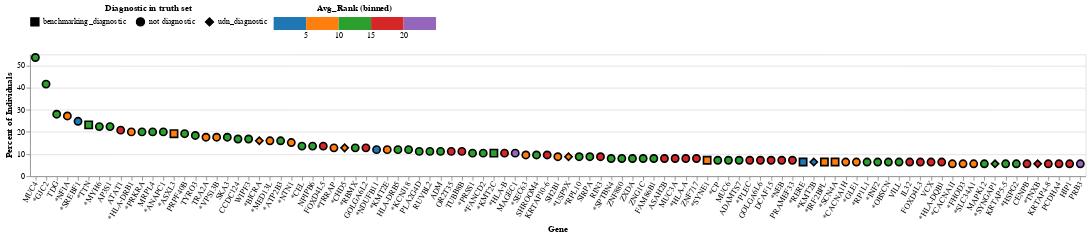

The code cell stored with this chart in its notebook:
### Code cell
frequent_genes

### Figure 1 — Vega-Lite specification as saved in the notebook (floating-point values rounded to 4 significant figures)
{"config": {"view": {"continuousWidth": 300, "continuousHeight": 300}}, "layer": [{"mark": {"type": "point", "filled": true, "opacity": 1, "stroke": "black"}, "encoding": {"color": {"bin": {"anchor": 30, "nice": true, "step": 5}, "field": "Avg_Rank", "legend": {"direction": "horizontal", "orient": "top", "titleAnchor": "middle"}, "scale": {"scheme": "category10"}, "type": "quantitative"}, "shape": {"field": "Diagnostic", "legend": {"direction": "horizontal", "orient": "top", "titleAnchor": "middle"}, "scale": {"range": ["square", "circle", "diamond"]}, "title": "Diagnostic in truth set", "type": "nominal"}, "size": {"value": 80}, "tooltip": [{"field": "Gene", "type": "nominal"}, {"field": "Count", "type": "quantitative"}, {"field": "Avg_Rank", "type": "quantitative"}, {"field": "percent", "type": "quantitative"}], "x": {"axis": {"labelAngle": -60}, "field": "Gene", "sort": ["MUC4", "*GJC2", "TDG", "*NFIA", "*SREBF1", "*TTN", "*MYH6", "AP3S1", "ATAT1", "*HLA-DRB1", "*PRKRA", "MRPL4", "*ANAPC1", "*ASXL3", "PRPF40B", "TYRO3", "TRA2A", "*VPS13B", "SKA3", "CCDC124", "WIPF3", "*BICRA", "*MED13L", "*ATP2B3", "*NTN1", "*CEL", "NPIPB6", "FOXD4L5", "*TRRAP", "*CHD5", "*RBMX", "GOLGA6L2", "*NDUFB11", "*KMT2E", "HLA-DRB5", "*KCNJ18", "PLA2G4D", "RUVBL2", "ADM", "OR2T35", "TUBB8B", "*PRSS1", "*FANCD2", "*KMT2C", "*HLA-B", "MAGEC1", "*SEC63", "SHROOM4", "KRTAP10-6", "SH2B1", "*USP9X", "*RPL10", "SIRPA", "RIN3", "*SPTBN4", "ZNF880", "ZXDA", "ZNG1C", "FAM86B1", "ASAH2B", "MUC3A", "*HLA-A", "ZNF717", "*SYNE1", "*CP", "MUC6", "ADAMTS7", "*PLEC", "GOLGA6L6", "DCAF15", "*NEB", "PRAMEF33", "*RERE", "*KMT2B", "*IRF2BPL", "*SCN4A", "*CACNA1H", "*GLE1", "*RP1L1", "*INF2", "*OBSCN", "VILL", "IL32", "FOXD4L3", "VCX", "*HLA-DQB1", "*CACNA1I", "*FHOD3", "*SLC34A1", "MAPK12", "*SYNGAP1", "KRTAP5-5", "*HSPG2", "CENPB", "*TNXB", "KRTAP4-8", "PCDHA4", "HIP1", "PRB3"], "type": "nominal"}, "y": {"field": "percent", "title": "Percent of Individuals", "type": "quantitative"}}}], "data": {"name": "data-bfcb58a1758e6a3858953cac1036f61c"}, "height": 150, "resolve": {"scale": {"color": "independent"}}, "width": 1300, "$schema": "https://vega.github.io/schema/vega-lite/v5.17.0.json", "datasets": {"data-bfcb58a1758e6a3858953cac1036f61c": [{"Gene": "MUC4", "Count": 67, "Avg_Rank": 14, "Diagnostic": "not diagnostic", "percent": 53.6}, {"Gene": "*GJC2", "Count": 52, "Avg_Rank": 10, "Diagnostic": "not diagnostic", "percent": 41.6}, {"Gene": "TDG", "Count": 35, "Avg_Rank": 12, "Diagnostic": "not diagnostic", "percent": 28.0}, {"Gene": "*NFIA", "Count": 34, "Avg_Rank": 6, "Diagnostic": "not diagnostic", "percent": 27.2}, {"Gene": "*SREBF1", "Count": 31, "Avg_Rank": 4, "Diagnostic": "not diagnostic", "percent": 24.8}, {"Gene": "*TTN", "Count": 29, "Avg_Rank": 11, "Diagnostic": "benchmarking_diagnostic", "percent": 23.2}, {"Gene": "*MYH6", "Count": 28, "Avg_Rank": 10, "Diagnostic": "not diagnostic", "percent": 22.4}, {"Gene": "AP3S1", "Count": 28, "Avg_Rank": 13, "Diagnostic": "not diagnostic", "percent": 22.4}, {"Gene": "ATAT1", "Count": 26, "Avg_Rank": 15, "Diagnostic": "not diagnostic", "percent": 20.8}, {"Gene": "*HLA-DRB1", "Count": 25, "Avg_Rank": 9, "Diagnostic": "not diagnostic", "percent": 20.0}, {"Gene": "*PRKRA", "Count": 25, "Avg_Rank": 11, "Diagnostic": "not diagnostic", "percent": 20.0}, {"Gene": "MRPL4", "Count": 25, "Avg_Rank": 12, "Diagnostic": "not diagnostic", "percent": 20.0}, {"Gene": "*ANAPC1", "Count": 25, "Avg_Rank": 12, "Diagnostic": "not diagnostic", "percent": 20.0}, {"Gene": "*ASXL3", "Count": 24, "Avg_Rank": 6, "Diagnostic": "benchmarking_diagnostic", "percent": 19.2}, {"Gene": "PRPF40B", "Count": 24, "Avg_Rank": 13, "Diagnostic": "not diagnostic", "percent": 19.2}, {"Gene": "TYRO3", "Count": 23, "Avg_Rank": 14, "Diagnostic": "not diagnostic", "percent": 18.4}, {"Gene": "TRA2A", "Count": 22, "Avg_Rank": 8, "Diagnostic": "not diagnostic", "percent": 17.6}, {"Gene": "*VPS13B", "Count": 22, "Avg_Rank": 9, "Diagnostic": "not diagnostic", "percent": 17.6}, {"Gene": "SKA3", "Count": 22, "Avg_Rank": 13, "Diagnostic": "not diagnostic", "percent": 17.6}, {"Gene": "CCDC124", "Count": 21, "Avg_Rank": 11, "Diagnostic": "not diagnostic", "percent": 16.8}, {"Gene": "WIPF3", "Count": 21, "Avg_Rank": 12, "Diagnostic": "not diagnostic", "percent": 16.8}, {"Gene": "*BICRA", "Count": 20, "Avg_Rank": 5, "Diagnostic": "udn_diagnostic", "percent": 16.0}, {"Gene": "*MED13L", "Count": 20, "Avg_Rank": 6, "Diagnostic": "not diagnostic", "percent": 16.0}, {"Gene": "*ATP2B3", "Count": 20, "Avg_Rank": 11, "Diagnostic": "not diagnostic", "percent": 16.0}, {"Gene": "*NTN1", "Count": 19, "Avg_Rank": 8, "Diagnostic": "not diagnostic", "percent": 15.2}, {"Gene": "*CEL", "Count": 17, "Avg_Rank": 11, "Diagnostic": "not diagnostic", "percent": 13.6}, {"Gene": "NPIPB6", "Count": 17, "Avg_Rank": 14, "Diagnostic": "not diagnostic", "percent": 13.6}, {"Gene": "FOXD4L5", "Count": 17, "Avg_Rank": 15, "Diagnostic": "not diagnostic", "percent": 13.6}, {"Gene": "*TRRAP", "Count": 16, "Avg_Rank": 6, "Diagnostic": "not diagnostic", "percent": 12.8}, {"Gene": "*CHD5", "Count": 16, "Avg_Rank": 7, "Diagnostic": "udn_diagnostic", "percent": 12.8}, {"Gene": "*RBMX", "Count": 16, "Avg_Rank": 11, "Diagnostic": "not diagnostic", "percent": 12.8}, {"Gene": "GOLGA6L2", "Count": 16, "Avg_Rank": 19, "Diagnostic": "not diagnostic", "percent": 12.8}, {"Gene": "*NDUFB11", "Count": 15, "Avg_Rank": 4, "Diagnostic": "not diagnostic", "percent": 12.0}, {"Gene": "*KMT2E", "Count": 15, "Avg_Rank": 6, "Diagnostic": "not diagnostic", "percent": 12.0}, {"Gene": "HLA-DRB5", "Count": 15, "Avg_Rank": 13, "Diagnostic": "not diagnostic", "percent": 12.0}, {"Gene": "*KCNJ18", "Count": 15, "Avg_Rank": 14, "Diagnostic": "not diagnostic", "percent": 12.0}, {"Gene": "PLA2G4D", "Count": 14, "Avg_Rank": 12, "Diagnostic": "not diagnostic", "percent": 11.2}, {"Gene": "RUVBL2", "Count": 14, "Avg_Rank": 13, "Diagnostic": "not diagnostic", "percent": 11.2}, {"Gene": "ADM", "Count": 14, "Avg_Rank": 14, "Diagnostic": "not diagnostic", "percent": 11.2}, {"Gene": "OR2T35", "Count": 14, "Avg_Rank": 15, "Diagnostic": "not diagnostic", "percent": 11.2}, {"Gene": "TUBB8B", "Count": 14, "Avg_Rank": 16, "Diagnostic": "not diagnostic", "percent": 11.2}, {"Gene": "*PRSS1", "Count": 13, "Avg_Rank": 10, "Diagnostic": "not diagnostic", "percent": 10.4}, {"Gene": "*FANCD2", "Count": 13, "Avg_Rank": 11, "Diagnostic": "not diagnostic", "percent": 10.4}, {"Gene": "*KMT2C", "Count": 13, "Avg_Rank": 11, "Diagnostic": "benchmarking_diagnostic", "percent": 10.4}, {"Gene": "*HLA-B", "Count": 13, "Avg_Rank": 16, "Diagnostic": "not diagnostic", "percent": 10.4}, {"Gene": "MAGEC1", "Count": 13, "Avg_Rank": 20, "Diagnostic": "not diagnostic", "percent": 10.4}, {"Gene": "*SEC63", "Count": 12, "Avg_Rank": 9, "Diagnostic": "not diagnostic", "percent": 9.6}, {"Gene": "SHROOM4", "Count": 12, "Avg_Rank": 10, "Diagnostic": "not diagnostic", "percent": 9.6}, {"Gene": "KRTAP10-6", "Count": 12, "Avg_Rank": 15, "Diagnostic": "not diagnostic", "percent": 9.6}, {"Gene": "SH2B1", "Count": 11, "Avg_Rank": 5, "Diagnostic": "not diagnostic", "percent": 8.8}, {"Gene": "*USP9X", "Count": 11, "Avg_Rank": 7, "Diagnostic": "udn_diagnostic", "percent": 8.8}, {"Gene": "*RPL10", "Count": 11, "Avg_Rank": 10, "Diagnostic": "not diagnostic", "percent": 8.8}, {"Gene": "SIRPA", "Count": 11, "Avg_Rank": 13, "Diagnostic": "not diagnostic", "percent": 8.8}, {"Gene": "RIN3", "Count": 11, "Avg_Rank": 17, "Diagnostic": "not diagnostic", "percent": 8.8}, {"Gene": "*SPTBN4", "Count": 10, "Avg_Rank": 10, "Diagnostic": "not diagnostic", "percent": 8.0}, {"Gene": "ZNF880", "Count": 10, "Avg_Rank": 11, "Diagnostic": "not diagnostic", "percent": 8.0}, {"Gene": "ZXDA", "Count": 10, "Avg_Rank": 13, "Diagnostic": "not diagnostic", "percent": 8.0}, {"Gene": "ZNG1C", "Count": 10, "Avg_Rank": 14, "Diagnostic": "not diagnostic", "percent": 8.0}, {"Gene": "FAM86B1", "Count": 10, "Avg_Rank": 14, "Diagnostic": "not diagnostic", "percent": 8.0}, {"Gene": "ASAH2B", "Count": 10, "Avg_Rank": 15, "Diagnostic": "not diagnostic", "percent": 8.0}, {"Gene": "MUC3A", "Count": 10, "Avg_Rank": 16, "Diagnostic": "not diagnostic", "percent": 8.0}, {"Gene": "*HLA-A", "Count": 10, "Avg_Rank": 16, "Diagnostic": "not diagnostic", "percent": 8.0}, {"Gene": "ZNF717", "Count": 10, "Avg_Rank": 18, "Diagnostic": "not diagnostic", "percent": 8.0}, {"Gene": "*SYNE1", "Count": 9, "Avg_Rank": 7, "Diagnostic": "benchmarking_diagnostic", "percent": 7.2}, {"Gene": "*CP", "Count": 9, "Avg_Rank": 11, "Diagnostic": "not diagnostic", "percent": 7.2}, {"Gene": "MUC6", "Count": 9, "Avg_Rank": 12, "Diagnostic": "not diagnostic", "percent": 7.2}, {"Gene": "ADAMTS7", "Count": 9, "Avg_Rank": 13, "Diagnostic": "not diagnostic", "percent": 7.2}, {"Gene": "*PLEC", "Count": 9, "Avg_Rank": 16, "Diagnostic": "not diagnostic", "percent": 7.2}, {"Gene": "GOLGA6L6", "Count": 9, "Avg_Rank": 16, "Diagnostic": "not diagnostic", "percent": 7.2}, {"Gene": "DCAF15", "Count": 9, "Avg_Rank": 17, "Diagnostic": "not diagnostic", "percent": 7.2}, {"Gene": "*NEB", "Count": 9, "Avg_Rank": 17, "Diagnostic": "not diagnostic", "percent": 7.2}, {"Gene": "PRAMEF33", "Count": 9, "Avg_Rank": 18, "Diagnostic": "not diagnostic", "percent": 7.2}, {"Gene": "*RERE", "Count": 8, "Avg_Rank": 2, "Diagnostic": "benchmarking_diagnostic", "percent": 6.4}, {"Gene": "*KMT2B", "Count": 8, "Avg_Rank": 3, "Diagnostic": "udn_diagnostic", "percent": 6.4}, {"Gene": "*IRF2BPL", "Count": 8, "Avg_Rank": 5, "Diagnostic": "benchmarking_diagnostic", "percent": 6.4}, {"Gene": "*SCN4A", "Count": 8, "Avg_Rank": 7, "Diagnostic": "benchmarking_diagnostic", "percent": 6.4}, {"Gene": "*CACNA1H", "Count": 8, "Avg_Rank": 7, "Diagnostic": "not diagnostic", "percent": 6.4}, {"Gene": "*GLE1", "Count": 8, "Avg_Rank": 8, "Diagnostic": "not diagnostic", "percent": 6.4}, {"Gene": "*RP1L1", "Count": 8, "Avg_Rank": 11, "Diagnostic": "not diagnostic", "percent": 6.4}, {"Gene": "*INF2", "Count": 8, "Avg_Rank": 11, "Diagnostic": "not diagnostic", "percent": 6.4}, {"Gene": "*OBSCN", "Count": 8, "Avg_Rank": 12, "Diagnostic": "not diagnostic", "percent": 6.4}, {"Gene": "VILL", "Count": 8, "Avg_Rank": 12, "Diagnostic": "not diagnostic", "percent": 6.4}, {"Gene": "IL32", "Count": 8, "Avg_Rank": 17, "Diagnostic": "not diagnostic", "percent": 6.4}, {"Gene": "FOXD4L3", "Count": 8, "Avg_Rank": 18, "Diagnostic": "not diagnostic", "percent": 6.4}, {"Gene": "VCX", "Count": 8, "Avg_Rank": 18, "Diagnostic": "not diagnostic", "percent": 6.4}, {"Gene": "*HLA-DQB1", "Count": 8, "Avg_Rank": 19, "Diagnostic": "not diagnostic", "percent": 6.4}, {"Gene": "*CACNA1I", "Count": 7, "Avg_Rank": 8, "Diagnostic": "not diagnostic", "percent": 5.6}, {"Gene": "*FHOD3", "Count": 7, "Avg_Rank": 9, "Diagnostic": "not diagnostic", "percent": 5.6}, {"Gene": "*SLC34A1", "Count": 7, "Avg_Rank": 9, "Diagnostic": "not diagnostic", "percent": 5.6}, {"Gene": "MAPK12", "Count": 7, "Avg_Rank": 10, "Diagnostic": "not diagnostic", "percent": 5.6}, {"Gene": "*SYNGAP1", "Count": 7, "Avg_Rank": 11, "Diagnostic": "udn_diagnostic", "percent": 5.6}, {"Gene": "KRTAP5-5", "Count": 7, "Avg_Rank": 12, "Diagnostic": "not diagnostic", "percent": 5.6}, {"Gene": "*HSPG2", "Count": 7, "Avg_Rank": 14, "Diagnostic": "not diagnostic", "percent": 5.6}, {"Gene": "CENPB", "Count": 7, "Avg_Rank": 15, "Diagnostic": "not diagnostic", "percent": 5.6}, {"Gene": "*TNXB", "Count": 7, "Avg_Rank": 17, "Diagnostic": "udn_diagnostic", "percent": 5.6}, {"Gene": "KRTAP4-8", "Count": 7, "Avg_Rank": 17, "Diagnostic": "not diagnostic", "percent": 5.6}, {"Gene": "PCDHA4", "Count": 7, "Avg_Rank": 18, "Diagnostic": "not diagnostic", "percent": 5.6}, {"Gene": "HIP1", "Count": 7, "Avg_Rank": 18, "Diagnostic": "not diagnostic", "percent": 5.6}, {"Gene": "PRB3", "Count": 7, "Avg_Rank": 22, "Diagnostic": "not diagnostic", "percent": 5.6}]}}
